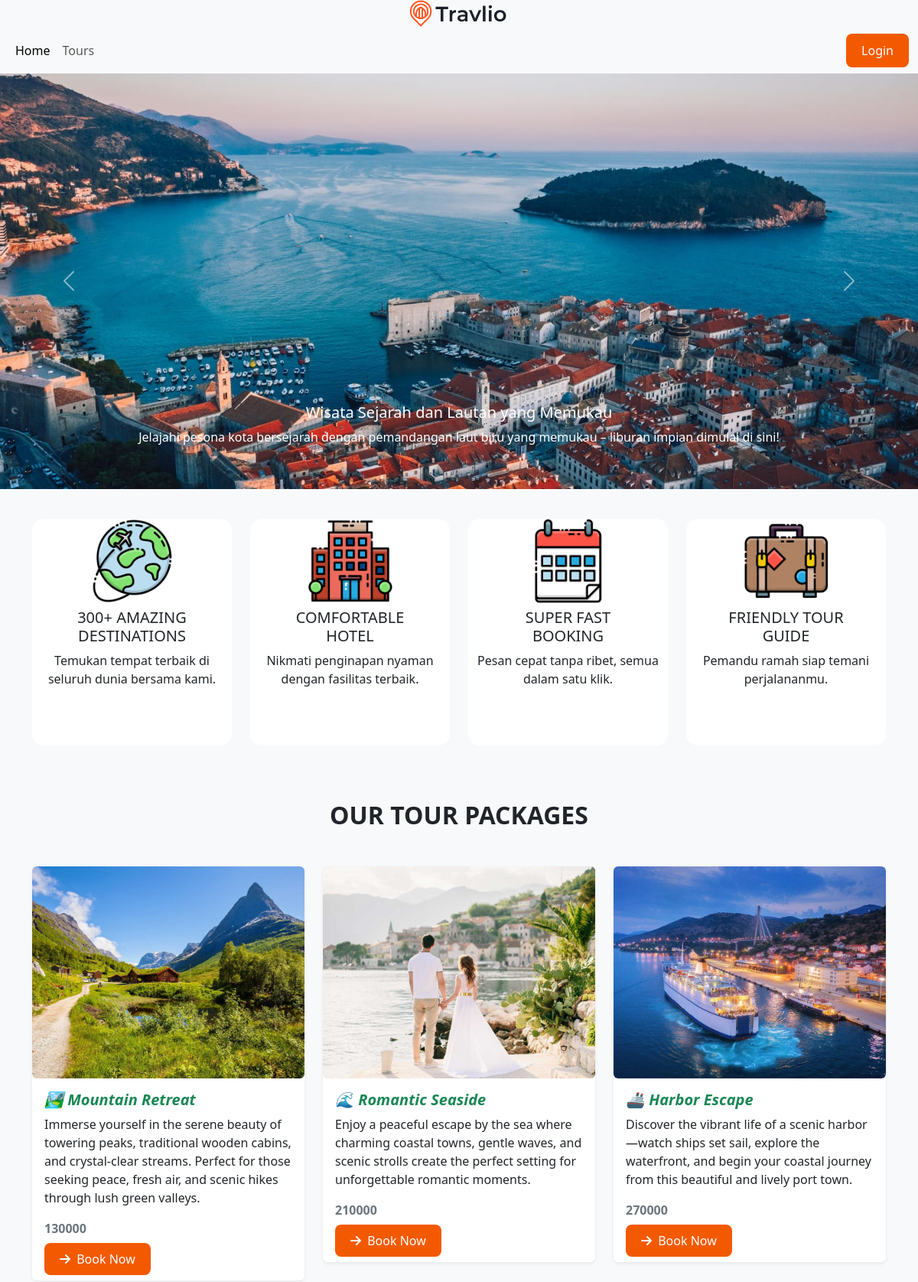
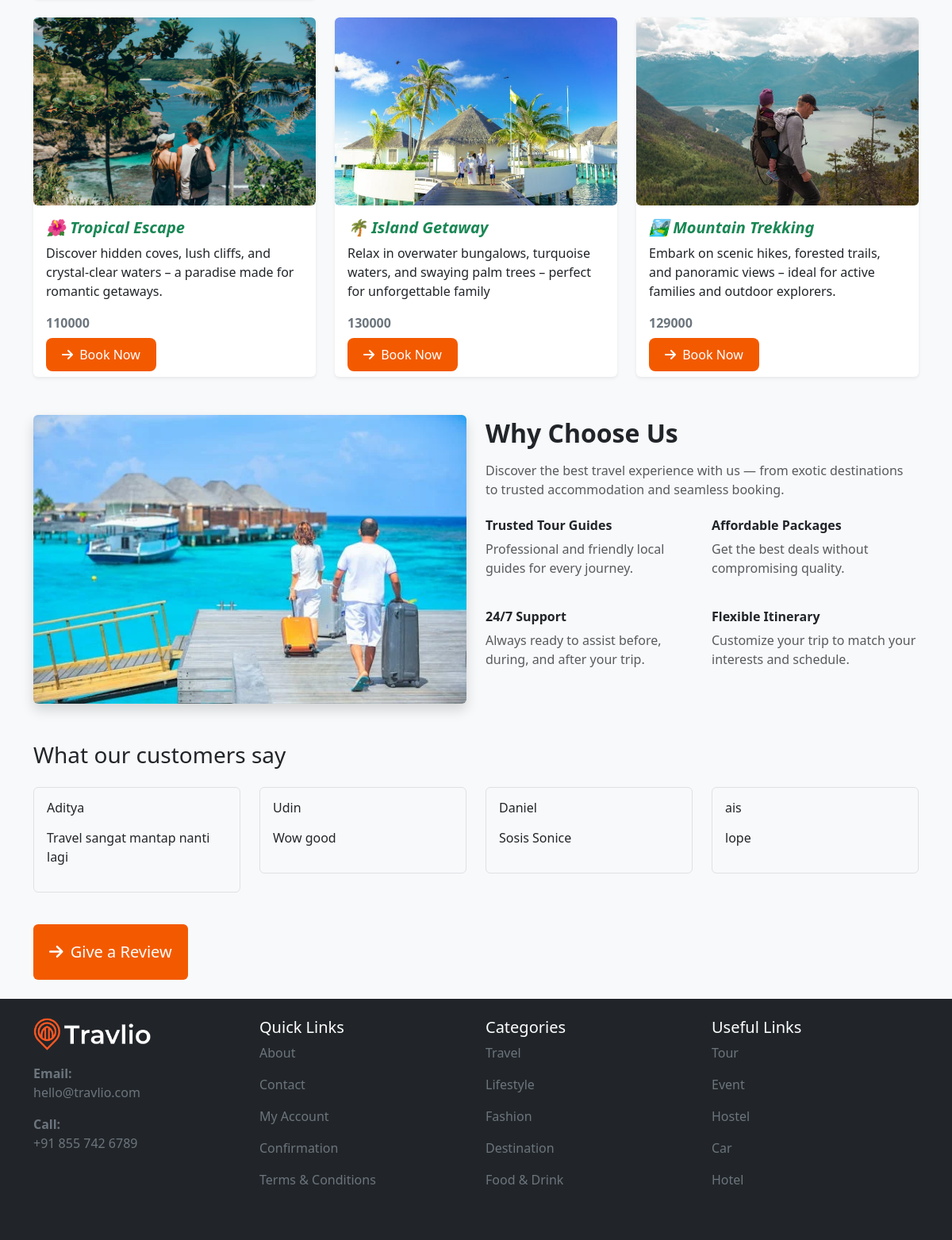
The page / on the database its author committed (2 pictures, top to bottom).
### tables this page shows
CREATE TABLE `banner` (
  `id_banner` int(11) NOT NULL,
  `image` varchar(255) NOT NULL,
  `heading` varchar(100) NOT NULL,
  `description` text NOT NULL
);

CREATE TABLE `packages` (
  `id_packages` int(11) NOT NULL,
  `image` varchar(255) NOT NULL,
  `judul` varchar(255) NOT NULL,
  `description` varchar(255) NOT NULL,
  `harga` int(100) NOT NULL
);

CREATE TABLE `ulasan` (
  `id_ulasan` int(11) NOT NULL,
  `nama` varchar(100) NOT NULL,
  `komentar` varchar(255) NOT NULL
);

### modul/listtravel.php (the view, shortened to what this page needs)
<div class="container">
  <h2 class="text-center fw-bold mb-5 pt-4">OUR TOUR PACKAGES</h2>
  <div class="row g-4">
 <?php
              $sqlOut = $conn->prepare("SELECT*FROM packages");
              $sqlOut->execute();
              foreach ($sqlOut as $row) {
              ?>
    <div class="col-md-6 col-lg-4">
      <div class="card border-0 shadow-sm">
        <img src="gbrpackages/<?=$row['image']?>" class="rounded">
        <div class="card-body">
          <h5 class="fw-bold"><i class="text-success"><?=$row['judul']?></i></h5>
          <p class=""><?=$row['description']?></p>
          <p class=" fw-bold text-secondary"><?=$row['harga']?></p>
          <a href="backend/modul/booking/add.php?id_packages=<?= $row['id_packages'] ?>" class="btn-book"><i class="fas fa-arrow-right me-1"></i> Book Now</a>
        </div>
      </div>
    </div>
<?php
              }
          ?>
  </div>
</div>

### index.php (shortened to what this page needs)
<?php
    include"lib/koneksi.php";
?>
<!DOCTYPE html>
<html lang="en">
<head>
  <link href="https://cdn.jsdelivr.net/npm/bootstrap@5.3.3/dist/css/bootstrap.min.css" rel="stylesheet">
  <link rel="stylesheet" href="https://cdnjs.cloudflare.com/ajax/libs/font-awesome/6.4.0/css/all.min.css">
</head>
<body>
<?php
        include "modul/navbar.php";
        include "modul/banner.php";
?>
<?php
        include "modul/thumbnail.php";
        include "modul/listtravel.php";
        include "modul/about.php";
        include "modul/ulasan.php";
        include "modul/footer.php";
?>
</body>
</html>

### modul/navbar.php (shortened to what this page needs)
<div class="text-center">
  <img src="asset/img/logo.png" width="130px">
</div>
<nav class="navbar navbar-expand-sm ">
  <div class="container-fluid">
    <div class="collapse navbar-collapse" id="mynavbar">
      <ul class="navbar-nav me-auto">
        <li class="nav-item">
          <a class="nav-link active" href="index.php">Home</a>
        </li>
        <li class="nav-item">
          <a class="nav-link" href="#tour">Tours</a>
        </li>
      </ul>
      <form class="d-flex">
      <a href="login.php" class="btn-login">Login</a>
      </form>
    </div>
  </div>
</nav>

### modul/banner.php (shortened to what this page needs)
<link href="https://cdn.jsdelivr.net/npm/bootstrap@5.3.3/dist/css/bootstrap.min.css" rel="stylesheet">
<?php
$sqlOut = $conn->prepare("SELECT * FROM banner");
$sqlOut->execute();
$banners = $sqlOut->fetchAll(PDO::FETCH_ASSOC);
?>
<?php if (count($banners) > 0): ?>
<div id="newsCarousel" class="carousel slide" data-bs-ride="carousel">
    <div class="carousel-inner">
        <?php foreach ($banners as $index => $row): ?>
        <div class="carousel-item <?= $index === 0 ? 'active' : '' ?>">
            <img src="gbrbanner/<?= $row['image'] ?>" class="d-block w-100" alt="Banner">
            <div class="carousel-caption d-none d-md-block">
                <h5><?= $row['heading'] ?></h5>
                <p><?= $row['description'] ?></p>
            </div>
        </div>
        <?php endforeach; ?>
    </div>
    <button class="carousel-control-prev" type="button" data-bs-target="#newsCarousel" data-bs-slide="prev">
        <span class="carousel-control-prev-icon" aria-hidden="true"></span>
    </button>
    <button class="carousel-control-next" type="button" data-bs-target="#newsCarousel" data-bs-slide="next">
        <span class="carousel-control-next-icon" aria-hidden="true"></span>
    </button>
</div>
<?php endif; ?>

### modul/thumbnail.php (shortened to what this page needs)
    <div class="container mt-4">
            <div class="row">
                <div class="col-md-3">
                    <div class="about">
                    <img src="asset/img/thumbnail1.png">
                        <div class="card-body">
                            <h5>300+ AMAZING<br> DESTINATIONS</h5>
                            <p> Temukan tempat terbaik di seluruh dunia bersama kami.</p>
                        </div>
                    </div>
                </div>
                <div class="col-md-3">
                    <div class="about">
                    <img src="asset/img/thumbnail2.png">
                        <div class="card-body">
                            <h5>COMFORTABLE<br> HOTEL</h5>
                            <p>Nikmati penginapan nyaman dengan fasilitas terbaik.</p>
                        </div>
                    </div>
                </div>
                <div class="col-md-3">
                    <div class="about">
                    <img src="asset/img/thumbnail3.png">
                        <div class="card-body">
                            <h5>SUPER FAST<br>BOOKING</h5>
                            <p>Pesan cepat tanpa ribet, semua dalam satu klik.</p>
                        </div>
                    </div>
                </div>
                <div class="col-md-3">
                    <div class="about">
                    <img src="asset/img/thumbnail4.png">
                        <div class="card-body">
                            <h5>FRIENDLY TOUR<br>GUIDE</h5>
                            <p>Pemandu ramah siap temani perjalananmu.</p>
                        </div>
                    </div>
                </div>
            </div>
    </div>
<br><br>

### modul/about.php
<div class="container pt-5">
  <div class="row align-items-center">
    <div class="col-md-6">
      <img src="asset/img/konten5.webp" class="img-fluid rounded shadow">
    </div>
    <div class="col-md-6">
      <h2 class="fs-2 fw-bold mb-3">Why Choose Us</h2>
      <p class="text-muted mb-4">
        Discover the best travel experience with us — from exotic destinations to trusted accommodation and seamless booking.
      </p>
      <div class="row">
        <div class="col-6 mb-4">
          <h6 class="fw-bold">Trusted Tour Guides</h6>
          <p class="text-muted">Professional and friendly local guides for every journey.</p>
        </div>
        <div class="col-6 mb-4">
          <h6 class="fw-bold">Affordable Packages</h6>
          <p class="text-muted">Get the best deals without compromising quality.</p>
        </div>
        <div class="col-6 mb-4">
          <h6 class="fw-bold">24/7 Support</h6>
          <p class="text-muted">Always ready to assist before, during, and after your trip.</p>
        </div>
        <div class="col-6 mb-4">
          <h6 class="fw-bold">Flexible Itinerary</h6>
          <p class="text-muted">Customize your trip to match your interests and schedule.</p>
        </div>
      </div>
    </div>
  </div>
</div>

### modul/ulasan.php (shortened to what this page needs)
<div class="container mt-5">
  <h3 class="mb-4">What our customers say</h3>
  <div class="row">
 <?php
              $sqlOut = $conn->prepare("SELECT*FROM ulasan");
              $sqlOut->execute();
              foreach ($sqlOut as $row) {
              ?>
    <div class="col-md-3 mb-4">
      <div class="border p-3 rounded">
        <div class="d-flex align-items-center mb-2">
            <h6><?=$row['nama']?></h6>
        </div>
        <p><?=$row['komentar']?></p>
      </div>
    </div>
<?php
}
?>
    <div class="col-12 mt-3">
  <a href="modul/formulasan.php" class="btn-ulasan rounded">
    <i class="fas fa-arrow-right me-1"></i> Give a Review
  </a>
</div>
  </div>
</div>

### modul/footer.php
<footer class="bg-dark text-secondary py-4 mt-4">
    <div class="container">
      <div class="row">
        <div class="col-3">
          <img class="mb-3" src="asset/img/logofooter.png"width="150px">
          <p><strong>Email:</strong><br>hello@travlio.com</p>
          <p><strong>Call:</strong><br>+91 855 742 6789</p>
        </div>
        <div class="col-3 mb-4">
            <h5 class="text-white ">Quick Links</h5>
            <ul class="list-unstyled">
            <li class="mb-3">About</li>
            <li class="mb-3">Contact</li>
            <li class="mb-3">My Account</li>
            <li class="mb-3">Confirmation</li>
            <li class="mb-3">Terms & Conditions</li>
          </ul>
        </div>
        <div class="col-3 mb-4">
            <h5 class="text-white ">Categories</h5>
            <ul class="list-unstyled">
            <li class="mb-3">Travel</li>
            <li class="mb-3">Lifestyle</li>
            <li class="mb-3">Fashion</li>
            <li class="mb-3">Destination</li>
            <li class="mb-3">Food & Drink</li>
          </ul>
        </div>
        <div class="col-3 mb-4">
            <h5 class="text-white ">Useful Links</h5>
            <ul class="list-unstyled">
            <li class="mb-3">Tour</li>
            <li class="mb-3">Event</li>
            <li class="mb-3">Hostel</li>
            <li class="mb-3">Car</li>
            <li class="mb-3">Hotel</li>
          </ul>
        </div>
      </div>
    </div>
</footer>

### modul/navbar.php (style rules this page uses)
.btn-login { background-color: #F35A00; color: white; text-decoration:none; padding: 10px 20px; border: none; border-radius: 8px; font-size: 16px; }

### modul/thumbnail.php (style rules this page uses)
body { background-color: #f8f9fa; }
.about { background-color: white; border:none; text-align:center; height:37vh; border-radius:15px; }
.about img { width: 110px; display: block; margin-left: auto; margin-right: auto; margin-top:15px; margin-bottom:7px; }

### modul/listtravel.php (style rules this page uses)
.btn-book { background-color: #F35A00; color: white; text-decoration:none; padding: 10px 20px; border: none; border-radius: 8px; font-size: 16px; }

### modul/ulasan.php (style rules this page uses)
.btn-ulasan { background-color: #F35A00; color: white ; display: inline-block ; font-size: 20px ; padding: 20px ; border: none; text-decoration:none; }

### rows shown on the page
banner: image (picture), heading "Wisata Sejarah dan Lautan yang Memukau", description "Jelajahi pesona kota bersejarah dengan pemandangan laut biru yang memukau – liburan impian dimulai di sini!"
packages: image (picture), judul "🏞️ Mountain Retreat", description "Immerse yourself in the serene beauty of towering peaks, traditional wooden cabins, and crystal-clear streams. Perfect for those seeking peace, fresh air, and scenic hikes through lush green valleys.", harga "130000"
packages: image (picture), judul "🌊 Romantic Seaside", description "Enjoy a peaceful escape by the sea where charming coastal towns, gentle waves, and scenic strolls create the perfect setting for unforgettable romantic moments.", harga "210000"
packages: image (picture), judul "🚢 Harbor Escape", description "Discover the vibrant life of a scenic harbor—watch ships set sail, explore the waterfront, and begin your coastal journey from this beautiful and lively port town.", harga "270000"
packages: image (picture), judul "🌺 Tropical Escape", description "Discover hidden coves, lush cliffs, and crystal-clear waters – a paradise made for romantic getaways.", harga "110000"
packages: image (picture), judul "🌴 Island Getaway", description "Relax in overwater bungalows, turquoise waters, and swaying palm trees – perfect for unforgettable family", harga "130000"
packages: image (picture), judul "🏞️ Mountain Trekking", description "Embark on scenic hikes, forested trails, and panoramic views – ideal for active families and outdoor explorers.", harga "129000"
ulasan: nama "Aditya", komentar "Travel sangat mantap nanti lagi"
ulasan: nama "Udin", komentar "Wow good"
ulasan: nama "Daniel", komentar "Sosis Sonice"
ulasan: nama "ais", komentar "lope"
